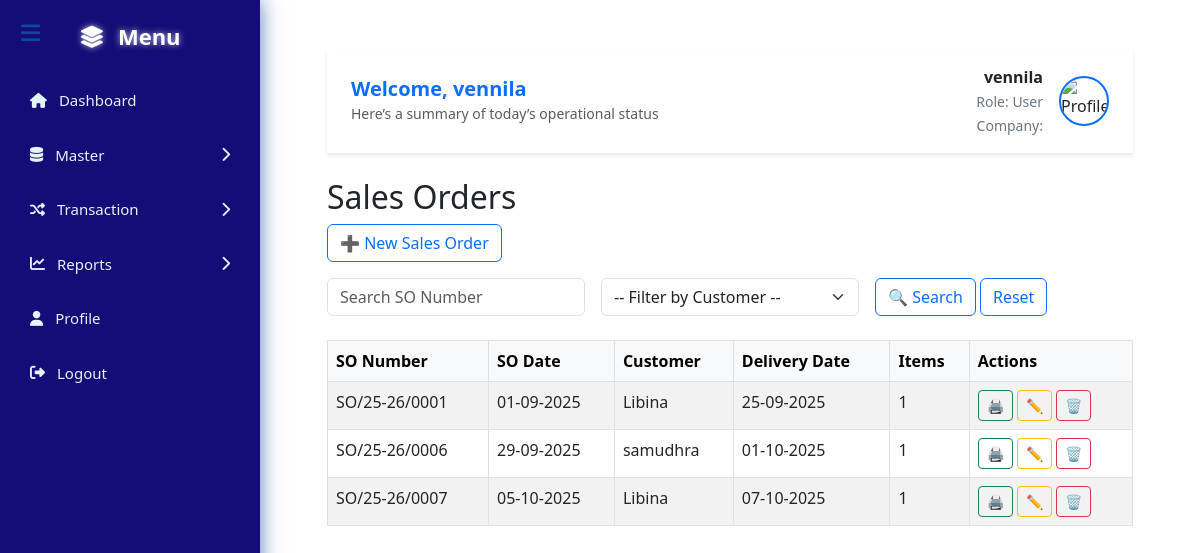
The app's page /sales_list.php (signed in) with its own data.
### tables this page shows
CREATE TABLE `sales_orders` (
  `so_id` int(11) NOT NULL,
  `so_number` varchar(50) NOT NULL,
  `so_date` date NOT NULL,
  `customer_id` int(11) NOT NULL,
  `delivery_date` date DEFAULT NULL,
  `customer_bill_no` varchar(255) DEFAULT NULL,
  `notes` text DEFAULT NULL,
  `tax_mode` varchar(20) DEFAULT NULL,
  `terms` text DEFAULT NULL
);

CREATE TABLE `customers` (
  `customer_id` int(11) NOT NULL,
  `customer_name` varchar(100) NOT NULL,
  `company_name` varchar(100) DEFAULT NULL,
  `address` text DEFAULT NULL,
  `country` varchar(50) DEFAULT NULL,
  `city` varchar(50) DEFAULT NULL,
  `state` varchar(50) DEFAULT NULL,
  `zipcode` varchar(10) NOT NULL,
  `ship_address` text DEFAULT NULL,
  `ship_country` varchar(50) DEFAULT NULL,
  `ship_city` varchar(50) DEFAULT NULL,
  `ship_state` varchar(50) DEFAULT NULL,
  `ship_zipcode` varchar(10) DEFAULT NULL,
  `phone` varchar(20) DEFAULT NULL,
  `email` varchar(100) DEFAULT NULL,
  `gstin` varchar(20) NOT NULL,
  `pan` varchar(20) DEFAULT NULL,
  `created_at` timestamp NOT NULL DEFAULT current_timestamp()
);

### sales_list.php (the view, shortened to what this page needs)
<?php
require_once 'config.php';
include 'header.php';
$params = [];
$sql = "
    SELECT
        so.so_id,
        so.so_number,
        so.so_date,
        so.delivery_date,
        c.customer_name,
        COALESCE(items.item_count, 0) AS item_count
    FROM sales_orders so
    JOIN customers c ON so.customer_id = c.customer_id
    LEFT JOIN (
        SELECT so_id, COUNT(*) AS item_count
        FROM sales_order_items
        GROUP BY so_id
    ) items ON so.so_id = items.so_id
";
$sql .= " ORDER BY so.so_number ASC";
$stmt = $pdo->prepare($sql);
$stmt->execute($params);
$orders = $stmt->fetchAll(PDO::FETCH_ASSOC);
?>
<!DOCTYPE html>
<html>
<head>
  <link href="https://cdn.jsdelivr.net/npm/bootstrap@5.3.0/dist/css/bootstrap.min.css" rel="stylesheet">
</head>
<body class="container mt-4">
  <h2>Sales Orders</h2>
  <div class="mb-3">
    <a href="insert_sales.php" class="btn btn-outline-primary">➕ New Sales Order</a>
  </div>
  <form method="get" class="row g-3 mb-4">
    <div class="col-md-4">
      <input type="text" name="so_number" value="<?= htmlspecialchars($_GET['so_number'] ?? '') ?>" class="form-control" placeholder="Search SO Number">
    </div>
    <div class="col-md-4">
      <select name="customer_id" class="form-select">
        <option value="">-- Filter by Customer --</option>
      </select>
    </div>
    <div class="col-md-4">
      <button type="submit" class="btn btn-outline-primary">🔍 Search</button>
      <a href="sales_list.php" class="btn btn-outline-primary">Reset</a>
    </div>
  </form>
  <table class="table table-bordered table-striped">
    <thead class="table-light">
      <tr>
        <th>SO Number</th>
        <th>SO Date</th>
        <th>Customer</th>
        <th>Delivery Date</th>
        <th>Items</th>
        <th>Actions</th>
      </tr>
    </thead>
    <tbody>
      <?php if ($orders): ?>
        <?php foreach ($orders as $o): ?>
          <tr>
            <td><?= htmlspecialchars($o['so_number']) ?></td>
            <td><?= date('d-m-Y', strtotime($o['so_date'])) ?></td>
            <td><?= htmlspecialchars($o['customer_name']) ?></td>
            <td><?= $o['delivery_date'] ? date('d-m-Y', strtotime($o['delivery_date'])) : '-' ?></td>
            <td><?= $o['item_count'] ?></td>
            <td>
              <button class="btn btn-outline-success btn-sm" onclick="showPrint(<?= $o['so_id'] ?>)">🖨 </button>
              <a href="edit_sales.php?id=<?= $o['so_id'] ?>" class="btn btn-outline-warning btn-sm">✏ </a>
              <a href="delete_sales.php?id=<?= $o['so_id'] ?>" class="btn btn-outline-danger btn-sm" onclick="return confirm('Delete this SO?')">🗑 </a>
            </td>
          </tr>
        <?php endforeach; ?>
      <?php else: ?>
        <tr>
          <td colspan="6" class="text-center">No sales orders found.</td>
        </tr>
      <?php endif; ?>
    </tbody>
  </table>
</body>
</html>

### records on screen
sales_orders: so_number "SO/25-26/0001", so_date "01-09-2025", customer.customer_name "Libina", delivery_date "25-09-2025", item_count "1"
sales_orders: so_number "SO/25-26/0006", so_date "29-09-2025", customer.customer_name "samudhra", delivery_date "01-10-2025", item_count "1"
sales_orders: so_number "SO/25-26/0007", so_date "05-10-2025", customer.customer_name "Libina", delivery_date "07-10-2025", item_count "1"

### other values on screen
$name "vennila"
$role "User"
